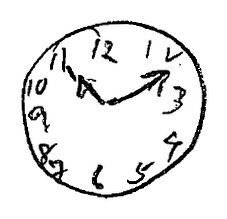
#> input picture dataset/medio/1.png, 227 x 219 px; its folder holds 3 pictures in this run
$ python classificacao.py
#> lines starting #> are read from the running program, lines starting #| are printed output that depends on the picture; after the words box and inside, x2 and y2 are one past the last pixel; in counts of white or black regions, pixels touching at a corner belong together
### pre_processamento.py
import os
import cv2
import numpy as np

# Função para pré-processar as imagens: redimensionar e converter para tons de cinza
def preprocess_image(image_path):
    img = cv2.imread(image_path, cv2.IMREAD_GRAYSCALE)  # Carrega a imagem em tons de cinza
    img_resized = cv2.resize(img, (128, 128))  # Redimensiona para um tamanho fixo
    _, img_bin = cv2.threshold(img_resized, 128, 255, cv2.THRESH_BINARY)  # Binariza a imagem
    return img_bin

# Função para detectar círculos na imagem
def detect_circle(img):
    circles = cv2.HoughCircles(img, cv2.HOUGH_GRADIENT, dp=1.2, minDist=50, param1=50, param2=30, minRadius=10, maxRadius=60)
    return 1 if circles is not None else 0

# Função para detectar linhas (ponteiros) na imagem
def detect_lines(img):
    edges = cv2.Canny(img, 50, 150, apertureSize=3)
    lines = cv2.HoughLines(edges, 1, np.pi/180, 100)
    correct_pointers = 0
    if lines is not None:
        for rho, theta in lines[:, 0]:
            angle = np.degrees(theta)
            if 10 < angle < 20:  # Verifica o ângulo aproximado para o ponteiro maior (2 horas)
                correct_pointers += 1
            elif 70 < angle < 80:  # Verifica o ângulo aproximado para o ponteiro menor (11 horas)
                correct_pointers += 1
    return correct_pointers == 2

# Função para detectar números (baseado na presença de contornos)
def detect_numbers(img):
    contours, _ = cv2.findContours(img, cv2.RETR_EXTERNAL, cv2.CHAIN_APPROX_SIMPLE)
    num_contours = len(contours)
    return 1 if num_contours >= 12 else 0  # Espera-se que haja pelo menos 12 contornos representando números

# Função para extrair características importantes da imagem
def extract_features(img):
    white_pixels = np.sum(img == 255)  # Conta os pixels brancos
    black_pixels = np.sum(img == 0)  # Conta os pixels pretos

    symm_feature = np.sum(np.abs(img[:, :64] - img[:, 64:]))  # Simetria

    has_circle = detect_circle(img)  # Detecta o círculo
    has_numbers = detect_numbers(img)  # Detecta números
    has_correct_pointers = detect_lines(img)  # Detecta os ponteiros corretos

    return [white_pixels, black_pixels, symm_feature, has_circle, has_numbers, has_correct_pointers]

# Função para carregar dados e processar imagens
def load_and_preprocess_data(dataset_path='./dataset/'):
    feature_vectors = []
    labels = []

    class_mapping = {'perfeito': 0, 'medio': 1, 'ruim': 2}

    for class_name in os.listdir(dataset_path):
        class_folder = os.path.join(dataset_path, class_name)
        if os.path.isdir(class_folder):
            for image_name in os.listdir(class_folder):
                image_path = os.path.join(class_folder, image_name)
                img_bin = preprocess_image(image_path)  # Pré-processa a imagem
#> in preprocess_image, img is the input picture: shape (219, 227); min 0, max 255, mean 231.8
#> in preprocess_image, `img_resized = cv2.resize(img, (128, 128))`:
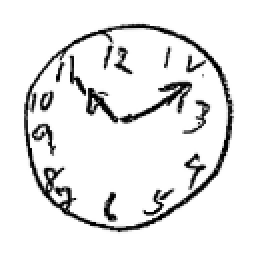
#> img_resized: shape (128, 128) (shown 2 times larger); min 0, max 255, mean 231.8
#> in preprocess_image, `_, img_bin = cv2.threshold(img_resized, 128, 255, cv2.THRESH_BINARY)`:
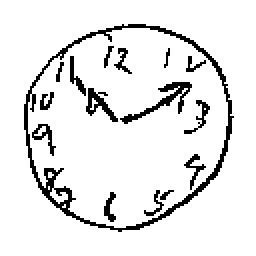
#> img_bin: shape (128, 128) (shown 2 times larger); 90.7% white; black in thin lines or dots, all inside (x1, y1, x2, y2) = (12, 12, 117, 116)
                features = extract_features(img_bin)  # Extrai as características
#> in extract_features, `white_pixels = np.sum(img == 255)`: white_pixels = 14866
#> in extract_features, `black_pixels = np.sum(img == 0)`: black_pixels = 1518
#> in extract_features, `symm_feature = np.sum(np.abs(img[:, :64] - img[:, 64:]))`: symm_feature = 164694
#> in detect_circle, `circles = cv2.HoughCircles(img, cv2.HOUGH_GRADIENT, dp=1.2, minDist=50..`: circles = [[63, 61.8, 49.24]]
#> in extract_features, `has_circle = detect_circle(img)`: has_circle = 1
#> in detect_numbers, `contours, _ = cv2.findContours(img, cv2.RETR_EXTERNAL, cv2.CHAIN_APPRO..`: contours = [[[0, 0], [0, 127], [127, 127], [127, 0]]]
#> in detect_numbers, `num_contours = len(contours)`: num_contours = 1
#> in extract_features, `has_numbers = detect_numbers(img)`: has_numbers = 0
#> in detect_lines, `edges = cv2.Canny(img, 50, 150, apertureSize=3)`:
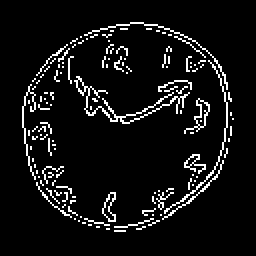
#> edges: shape (128, 128) (shown 2 times larger); 7% white in thin lines or dots, all inside (x1, y1, x2, y2) = (11, 11, 117, 116)
#> in detect_lines, `lines = cv2.HoughLines(edges, 1, np.pi/180, 100)`: lines = None
#> in extract_features, `has_correct_pointers = detect_lines(img)`: has_correct_pointers = False
#> features = [14866, 1518, 164694, 1, 0, False]
                feature_vectors.append(features)  # Armazena o vetor de características
                labels.append(class_mapping[class_name])  # Armazena o rótulo correspondente
#> pass 2 of the loop in load_and_preprocess_data, `for class_name in os.listdir(dataset_path):`:
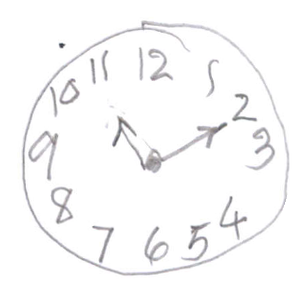
#> input picture dataset/perfeito/1.png, 296 x 296 px
#> img: shape (296, 296)
#> in preprocess_image (call 4), `_, img_bin = cv2.threshold(img_resized, 128, 255, cv2.THRESH_BINARY)`:
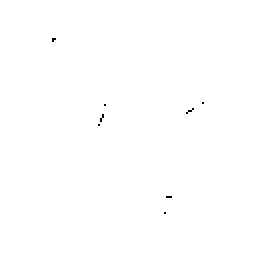
#> img_bin: shape (128, 128) (shown 2 times larger); 99.9% white; black in thin lines or dots, all inside (x1, y1, x2, y2) = (26, 19, 102, 107)
#> in detect_lines (call 4), `edges = cv2.Canny(img, 50, 150, apertureSize=3)`:
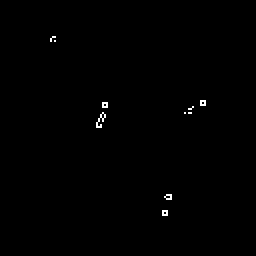
#> edges: shape (128, 128) (shown 2 times larger); 0.35% white in thin lines or dots, all inside (x1, y1, x2, y2) = (25, 18, 103, 108)
#> features = [16366, 18, 2304, 0, 0, False]

    # Converte para numpy arrays
    return np.array(feature_vectors), np.array(labels)

### classificacao.py
import matplotlib.pyplot as plt
import joblib
from sklearn.model_selection import train_test_split
from sklearn.svm import SVC
from sklearn.metrics import classification_report, accuracy_score
from sklearn.metrics import confusion_matrix, ConfusionMatrixDisplay
from pre_processamento import load_and_preprocess_data


# Carregar e pré-processar os dados
feature_vectors, labels = load_and_preprocess_data()

# Dividir os dados em conjunto de treinamento (80%) e teste (20%)
X_train, X_test, y_train, y_test = train_test_split(feature_vectors, labels, test_size=0.2, random_state=42)

# Treinar a SVM usando os vetores de características e suas classes
svm_model = SVC(kernel='linear', class_weight='balanced')
svm_model.fit(X_train, y_train)

# Fazer previsões no conjunto de teste
y_pred = svm_model.predict(X_test)

# Avaliar o modelo
print("Relatório de Classificação:")
print(classification_report(y_test, y_pred, zero_division=1))

print("Acurácia:", accuracy_score(y_test, y_pred))

# Matriz de Confusão
cm = confusion_matrix(y_test, y_pred)
disp = ConfusionMatrixDisplay(confusion_matrix=cm)
disp.plot(cmap=plt.cm.Blues)
plt.savefig('confusion_matrix.png')  # Salvar a imagem
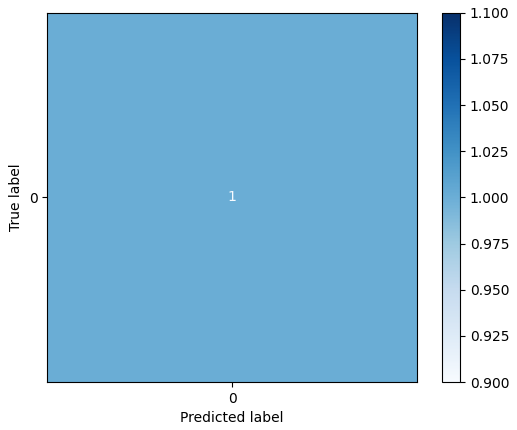
#> figure drawn by matplotlib, 2 panels
plt.close()  # Fechar a figura

# Salvar o modelo treinado
joblib.dump(svm_model, 'svm_model.pkl')

# 'perfeito': 0,
# 'medio': 1,
# 'ruim': 2
